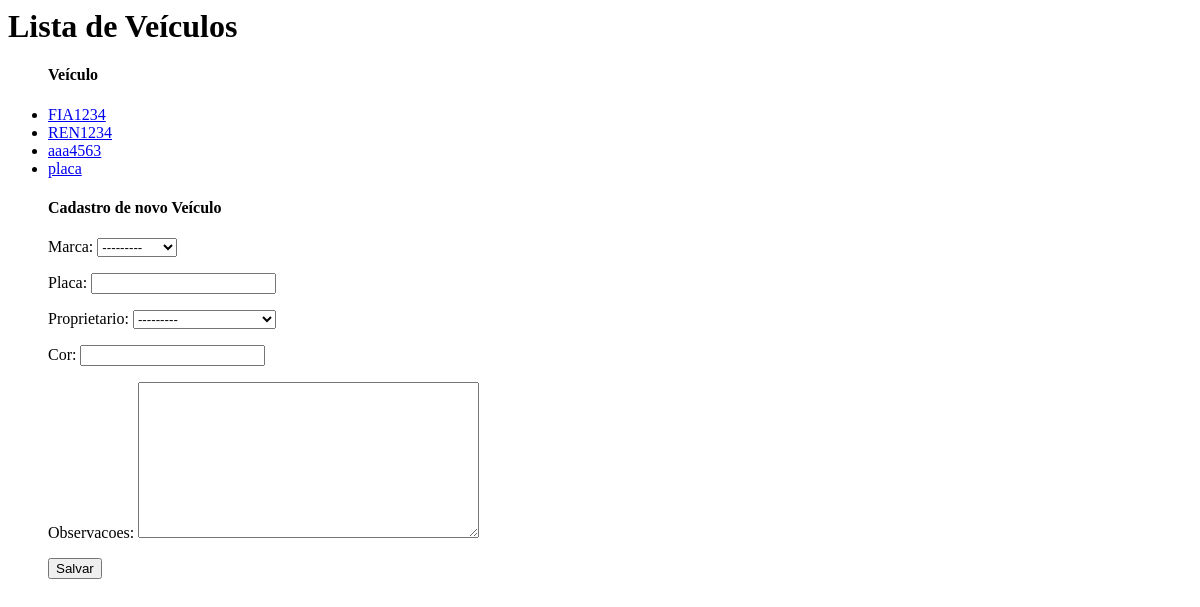
Page /core/veiculos/ on the earlier database version.
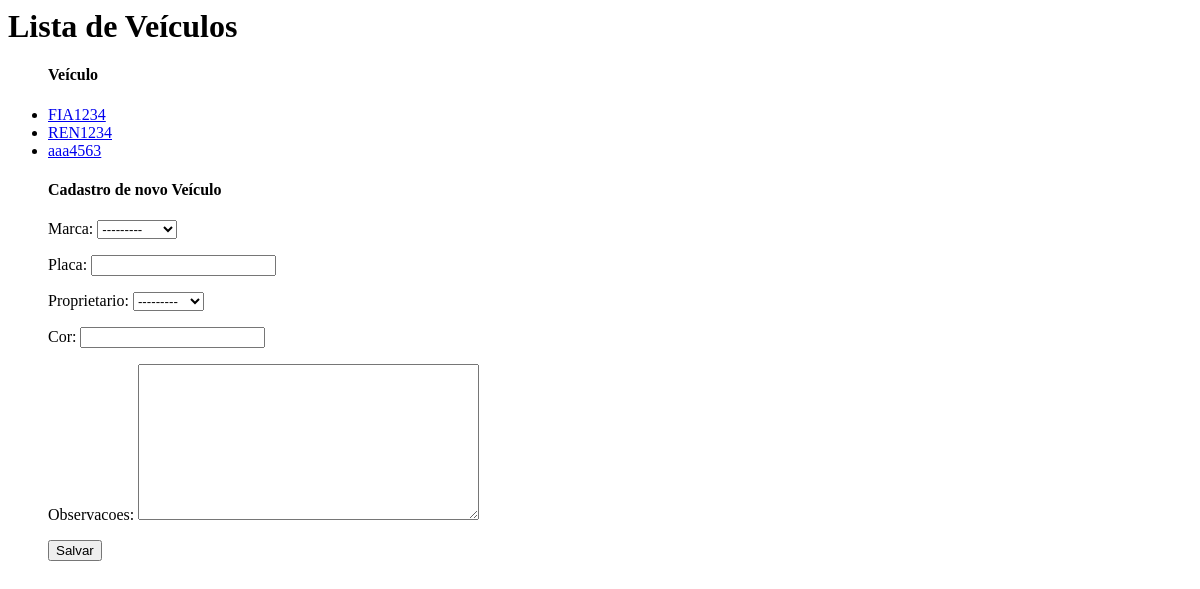
Same page on the later database version.
### core/models.py (models this page shows, shortened)
class Veiculo(models.Model):
    marca = models.ForeignKey(Marca, on_delete=models.CASCADE)
    placa = models.CharField(max_length=7)
    proprietario = models.ForeignKey(Pessoa, on_delete=models.CASCADE)
    cor = models.CharField(max_length=15)
    observacoes = models.TextField()

### core/views.py (the view)
def lista_veiculos(request):
    form = VeiculoForm()
    veiculos = Veiculo.objects.all()
    return render(request, 'core/lista_veiculos.html',
        {'veiculos': veiculos, 'form': form})

### core/forms.py
class VeiculoForm(ModelForm):
    class Meta:
        model = Veiculo
        fields = '__all__'

### core/models.py (called while the page is built)
    def __str__(self):
        return self.nome

    def __str__(self):
        return self.nome

### core/templates/core/lista_veiculos.html
<h1>Lista de Veículos</h1>
<ul>
    <h4>Veículo</h4>
    {% for veiculo in veiculos %}
        <li>
            <a href="{% url 'core_veiculos_update' veiculo.id %}">{{ veiculo.placa }}</a>
        </li>
    {% endfor %}
</ul>
<ul>
    <h4>Cadastro de novo Veículo</h4>
    <form action="{% url 'core_veiculos_add' %}" method="POST">{% csrf_token %}
        {{ form.as_p }}
        <button type="submitd">Salvar</button>
    </form>
</ul>

Differences in the rows shown:
removed Veiculo: placa "placa"
